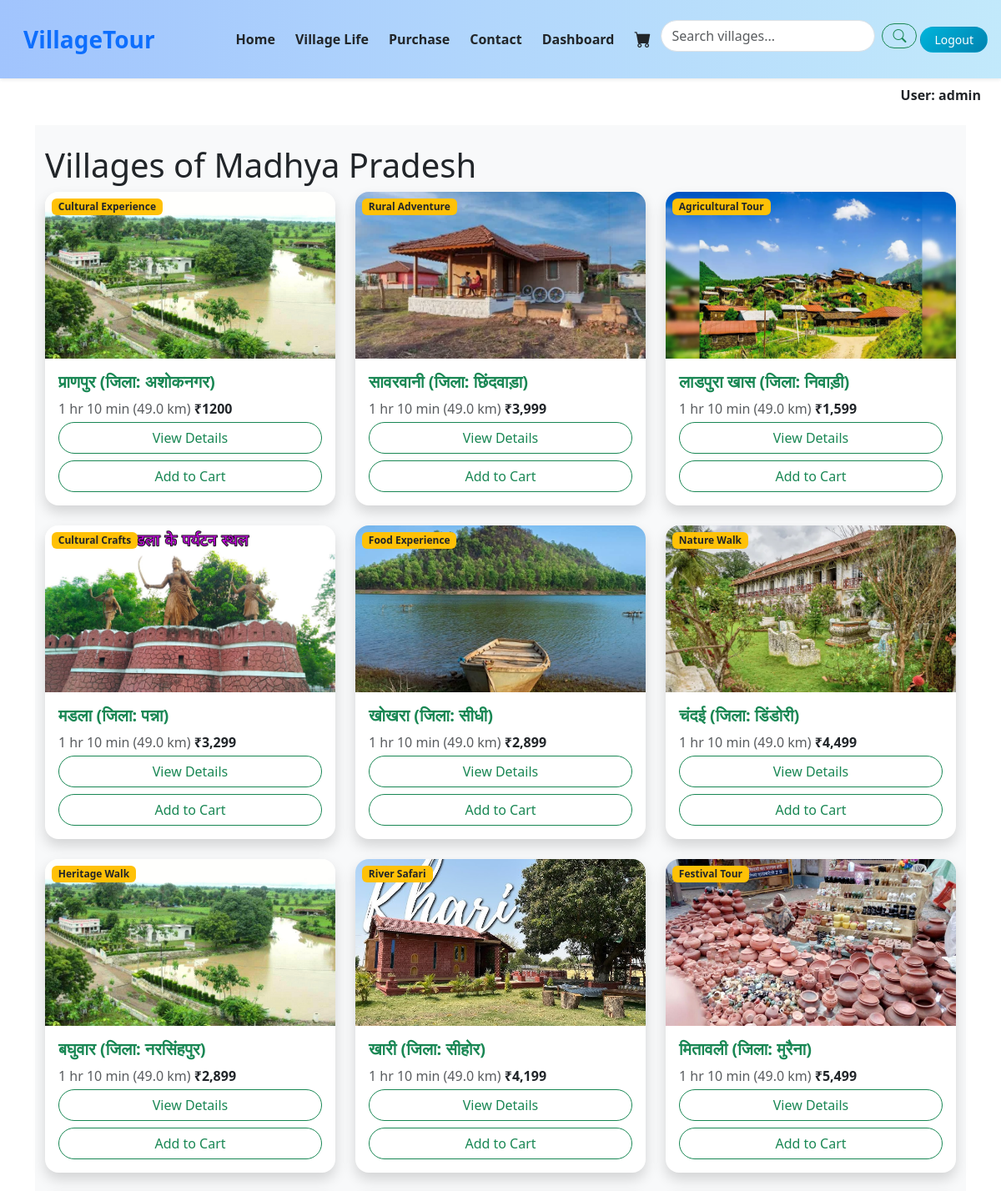
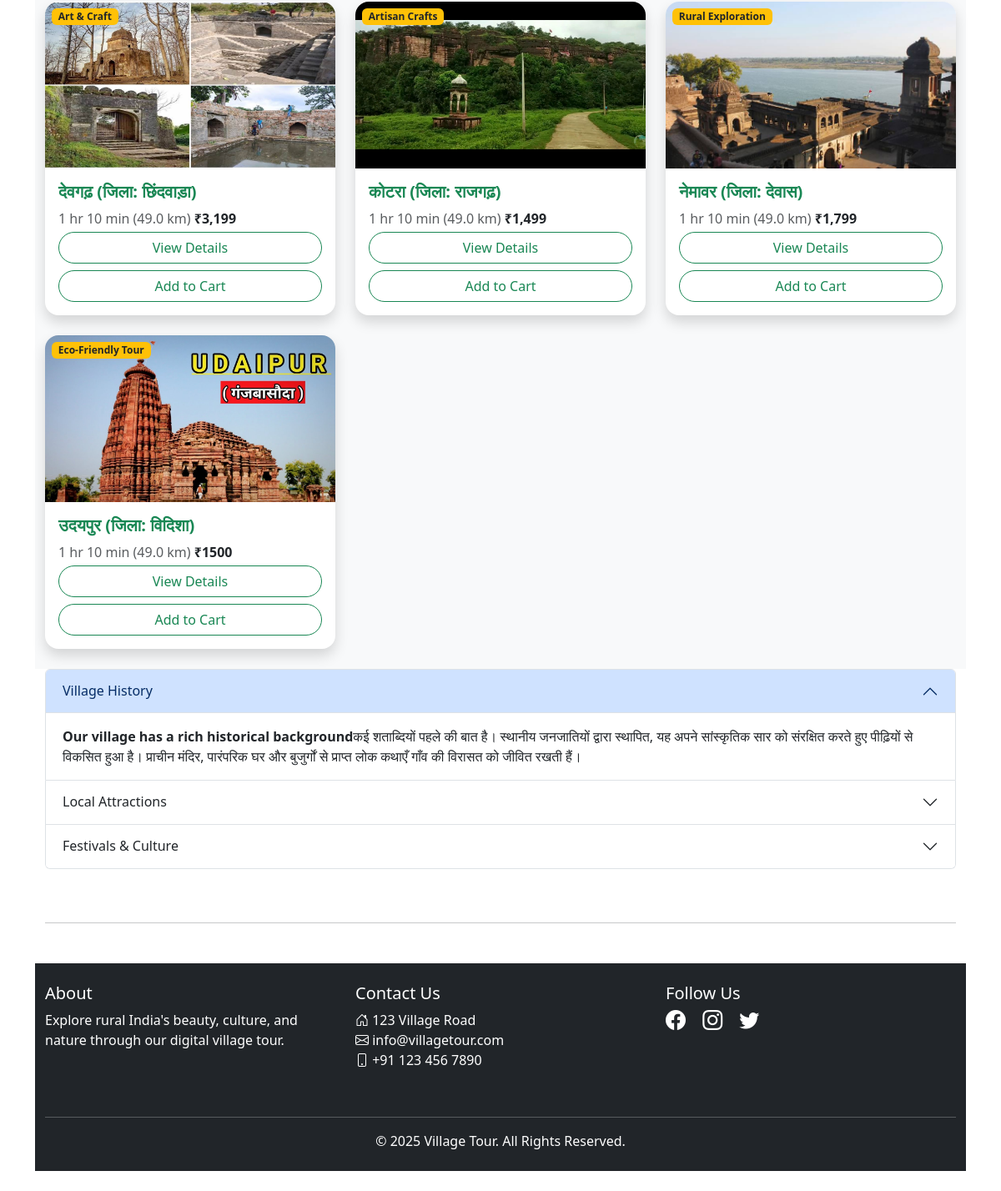
The app's page / (signed in) with its own data (2 pictures, top to bottom).
### myvillageapp/models.py (models this page shows)
class Village(models.Model):
    name = models.CharField(max_length=100)
    district = models.CharField(max_length=100)
    price = models.CharField(max_length=100)
    description = models.TextField()
    image = models.ImageField(upload_to='villages/')
    distance = models.CharField(max_length=100)
    category = models.CharField(max_length=100)

### myvillageapp/views.py (the view)
# urls.py: path('', views.village_list, name='village_list'),
def village_list(request):
    query = request.GET.get('q')
    print('hello')
    if query:
        villages = Village.objects.filter(
            Q(name__icontains=query) |
            Q(district__icontains=query) |
            Q(description__icontains=query) |
            Q(category__icontains=query) |
            Q(price__icontains=query)
        )
        return render(request, 'village_list.html', {'villages': villages, 'query': query})
    else:
        villages = Village.objects.all()
        return render(request, 'village_list.html', {'villages': villages})

### myvillageapp/templates/village_list.html (shortened to what this page needs)
{% extends "common.html" %}
{% load static %}
{% block content %}
<div class="bg-light">
<div class="container py-4">
<h1>Villages of Madhya Pradesh</h1>
  <div class="row row-cols-1 row-cols-md-3 g-4">
    {% for village in villages %}
    <div class="col">
      <div class="card h-100 border-0 shadow rounded-4 overflow-hidden">
        <div class="position-relative">
          <img src="{{ village.image.url }}" style="object-fit: cover; height: 200px;" class="card-img-top" alt="Village Image">
          <span class="badge bg-warning text-dark position-absolute top-0 start-0 m-2">{{ village.category }}</span>
        </div>
        <div class="card-body">
          <h5 class="card-title text-success fw-bold">{{ village.name }} (जिला: {{ village.district }})</h5>
          <p class="text-muted mb-1">1 hr 10 min (49.0 km)  <span class="fw-semibold text-dark">{{village.price}}</span></p>
          <div class="d-grid gap-2" style="display: flex;">
          {% if user.id %}
          <a href="{% url 'village_detail1' pk=user.id it=village.id %}" class="btn btn-outline-success w-100 rounded-pill">View Details</a>
          <a href="{% url 'addcard1' pk=user.id it=village.id %}" class="btn btn-outline-success w-100 rounded-pill">Add to Cart</a>
          {% else %}
          <a href="{% url 'village_detail' pk=village.id %}" class="btn btn-outline-success w-100 rounded-pill">View Details</a>
          <a href="{% url 'addcard' it=village.id %}" class="btn btn-outline-success w-100 rounded-pill">Add to Cart</a>
          {% endif %}
          </div>
        </div>
      </div>
    </div>
    {% empty %}
    <p class="text-center text-danger">कोई परिणाम नहीं मिला</p>
    {% endfor %}
  </div>
</div>
</div>
<div class="container-fluid">
  <div class="row">
    <div class="col-lg-12">
<div class="accordion" id="accordionExample">
  <div class="accordion-item">
    <h2 class="accordion-header" id="headingOne">
      <button class="accordion-button" type="button" data-bs-toggle="collapse" data-bs-target="#collapseOne" aria-expanded="true" aria-controls="collapseOne">
        Village History
      </button>
    </h2>
    <div id="collapseOne" class="accordion-collapse collapse show" aria-labelledby="headingOne" data-bs-parent="#accordionExample">
      <div class="accordion-body">
        <strong>Our village has a rich historical background</strong>कई शताब्दियों पहले की बात है। स्थानीय जनजातियों द्वारा स्थापित, यह अपने सांस्कृतिक सार को संरक्षित करते हुए पीढ़ियों से विकसित हुआ है। प्राचीन मंदिर, पारंपरिक घर और बुजुर्गों से प्राप्त लोक कथाएँ गाँव की विरासत को जीवित रखती हैं।
      </div>
    </div>
  </div>
  <div class="accordion-item">
    <h2 class="accordion-header" id="headingTwo">
      <button class="accordion-button collapsed" type="button" data-bs-toggle="collapse" data-bs-target="#collapseTwo" aria-expanded="false" aria-controls="collapseTwo">
        Local Attractions
      </button>
    </h2>
  </div>
  <div class="accordion-item">
    <h2 class="accordion-header" id="headingThree">
      <button class="accordion-button collapsed" type="button" data-bs-toggle="collapse" data-bs-target="#collapseThree" aria-expanded="false" aria-controls="collapseThree">
        Festivals & Culture
      </button>
    </h2>
  </div>
</div>
</div>
</div>
<br>
<br>
<hr>
{% endblock %}

### myvillageapp/templates/common.html (shortened to what this page needs)
{% load static %}
{% block css %}
  <link rel="stylesheet" href="{% static 'css/common.css' %}">
{% endblock css %}
<!DOCTYPE html>
<html lang="en">
<head>
  <link href="https://cdn.jsdelivr.net/npm/bootstrap@5.3.3/dist/css/bootstrap.min.css" rel="stylesheet">
  <link href="https://cdn.jsdelivr.net/npm/bootstrap-icons/font/bootstrap-icons.css" rel="stylesheet">
</head>
<body>
<nav class="navbar navbar-expand-lg navbar-light bg-white shadow-sm py-3 sticky-top" style="backdrop-filter: blur(10px); background: linear-gradient(to right, #a1c4fd, #c2e9fb);">
  <div class="container-fluid">
    <a class="navbar-brand fw-bold text-primary fs-3 ms-3" href="#">VillageTour</a>
    <div class="collapse navbar-collapse" id="mainNavbar">
      <ul class="navbar-nav ms-auto align-items-lg-center mb-2 mb-lg-0">
        {% if user.id %}
          <li class="nav-item mx-1">
            <a class="nav-link fw-semibold text-dark" href="{% url 'village_list1' pk=user.id %}">Home</a>
          </li>
          <li class="nav-item mx-1">
            <a class="nav-link fw-semibold text-dark" href="{% url 'village_life1' pk=user.id %}">Village Life</a>
          </li>
          <li class="nav-item mx-1">
            <a class="nav-link fw-semibold text-dark" href="{% url 'Purchase1' pk=user.id %}">Purchase</a>
          </li>
          <li class="nav-item mx-1">
            <a class="nav-link fw-semibold text-dark" href="{% url 'contact1' pk=user.id %}">Contact</a>
          </li>
          <li class="nav-item mx-1">
            <a class="nav-link fw-semibold text-dark" href="{% url 'dashboard1' pk=user.id %}">Dashboard</a>
          </li>
          <li class="nav-item mx-1">
            <a class="nav-link text-dark" href="{% url 'showcart1' pk=user.id %}"><i class="bi bi-cart-fill fs-5"></i></a>
          </li>
          <form action="{% url 'village_list' %}" class="d-flex align-items-center mt-2" role="search">
          <input type="text" name="q" class="form-control me-2 rounded-pill" placeholder="Search villages..." aria-label="Search">
          <button class="btn btn-outline-success rounded-pill" type="submit">
            <i class="bi bi-search"></i>
          </button>
        </form>
          <li class="nav-item mx-1">
            <a class="btn btn-gradient-primary rounded-pill px-3 btn-sm" href="{% url 'village_list' %}">Logout</a>
          </li>
        {% endif %}
      </ul>
    </div>
  </div>
</nav>
{% if user.id %}
<div class="text-end pe-4 mt-2 d-none d-lg-block">
  <span class="fw-bold text-dark">User: {{ user.username }}</span>
</div>
{% endif %}
<div class="container my-4">
  {% block content %}{% endblock %}
</div>
<footer class="bg-dark text-white py-4 mt-5">
  <div class="container">
    <div class="row">
      <div class="col-md-4 mb-3">
        <h5><a href="{% url 'about' %}" class="text-white text-decoration-none">About</a></h5>
        <p>Explore rural India's beauty, culture, and nature through our digital village tour.</p>
      </div>
      <div class="col-md-4 mb-3">
        <h5>Contact Us</h5>
        <ul class="list-unstyled">
          <li><i class="bi bi-house-door"></i> 123 Village Road</li>
          <li><i class="bi bi-envelope"></i> info@villagetour.com</li>
          <li><i class="bi bi-phone"></i> +91 123 456 7890</li>
        </ul>
      </div>
      <div class="col-md-4 mb-3">
        <h5>Follow Us</h5>
        <div>
          <a href="https://facebook.com" class="text-white me-3"><i class="bi bi-facebook fs-4"></i></a>
          <a href="https://instagram.com" class="text-white me-3"><i class="bi bi-instagram fs-4"></i></a>
          <a href="https://twitter.com" class="text-white"><i class="bi bi-twitter fs-4"></i></a>
        </div>
      </div>
    </div>
    <hr class="border-light mt-4">
    <div class="text-center">
      &copy; 2025 Village Tour. All Rights Reserved.
    </div>
  </div>
</footer>
</body>
</html>

### myvillageapp/templates/common.html (style rules this page uses)
.btn-gradient-primary { background: linear-gradient(135deg, #00b4db, #0083b0); color: white; transition: all 0.3s ease-in-out; }

### records on screen
Village: image (picture), category "Cultural Experience", name "प्राणपुर", district "अशोकनगर", price "₹1200"
Village: image (picture), category "Rural Adventure", name "सावरवानी", district "छिंदवाड़ा", price "₹3,999"
Village: image (picture), category "Agricultural Tour", name "लाडपुरा खास", district "निवाड़ी", price "₹1,599"
Village: image (picture), category "Cultural Crafts", name "मडला", district "पन्ना", price "₹3,299"
Village: image (picture), category "Food Experience", name "खोखरा", district "सीधी", price "₹2,899"
Village: image (picture), category "Nature Walk", name "चंदई", district "डिंडोरी", price "₹4,499"
Village: image (picture), category "Heritage Walk", name "बघुवार", district "नरसिंहपुर", price "₹2,899"
Village: image (picture), category "River Safari", name "खारी", district "सीहोर", price "₹4,199"
Village: image (picture), category "Festival Tour", name "मितावली", district "मुरैना", price "₹5,499"
Village: image (picture), category "Art & Craft", name "देवगढ़", district "छिंदवाड़ा", price "₹3,199"
Village: image (picture), category "Artisan Crafts", name "कोटरा", district "राजगढ़", price "₹1,499"
Village: image (picture), category "Rural Exploration", name "नेमावर", district "देवास", price "₹1,799"
Village: image (picture), category "Eco-Friendly Tour", name "उदयपुर", district "विदिशा", price "₹1500"

### other values on screen
{{ user.username }} "admin"
